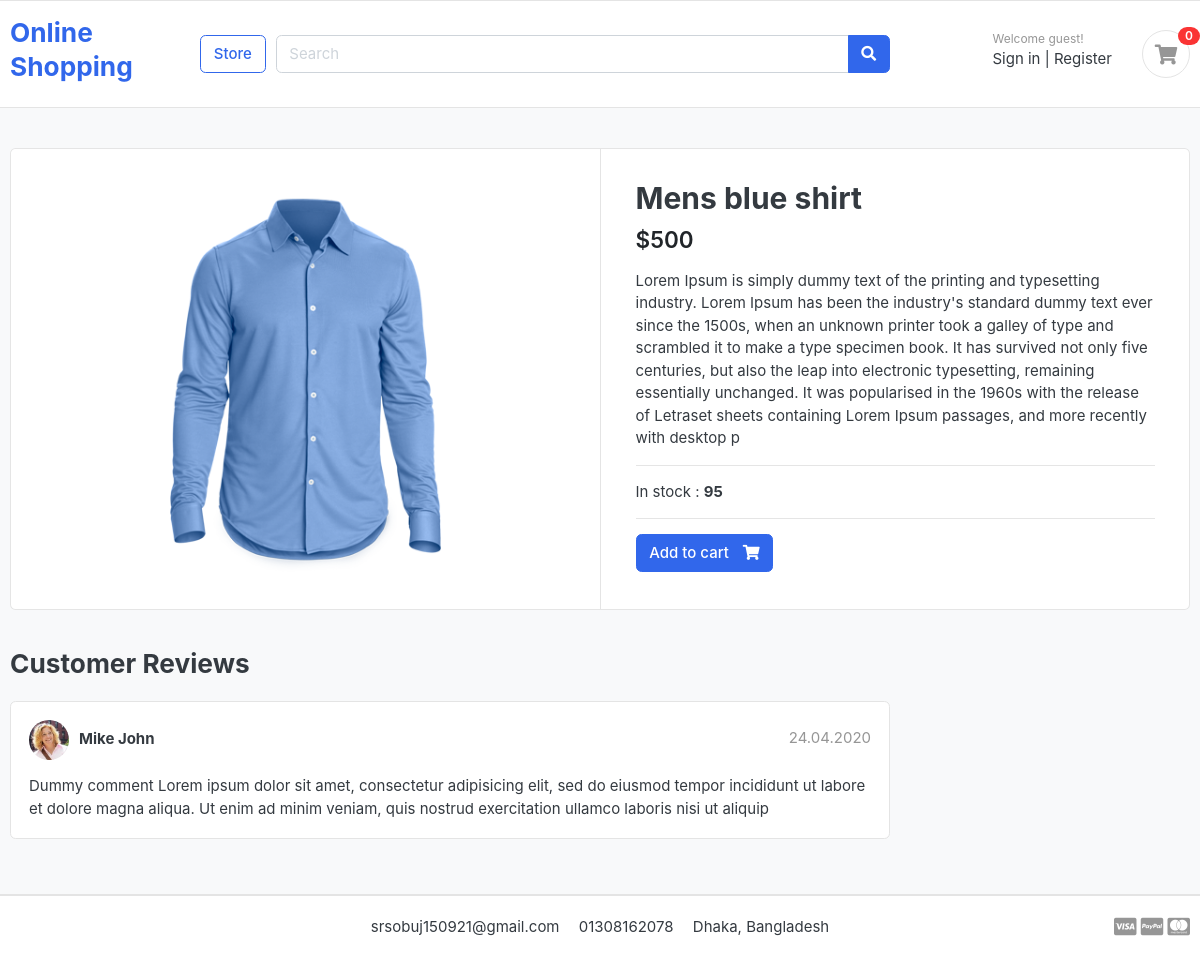
/store/mens-shirt/mens-blue-shirt/, run on the app's committed database.
### store/models.py (models this page shows, shortened)
class Product(models.Model):
    product_name=models.CharField(max_length=100,unique=True)
    slug=models.SlugField(max_length=200,unique=True)
    description=models.TextField(max_length=500,blank=True)
    price=models.IntegerField()
    image=models.ImageField(upload_to='photos/products')
    stock=models.IntegerField()
    is_available=models.BooleanField(default=True)
    category=models.ForeignKey(Category,on_delete=models.CASCADE)  # 1ta categorir under e onekgula product thakte pare ei jonno one to many field er jonno ForeignKey use kora hoice category model er sathe one to many relationship hocce
    created_date=models.DateTimeField(auto_now_add=True)
    modified_date=models.DateTimeField(auto_now=True)

### store/views.py (the view)
# urls.py: path('<slug:category_slug>/<slug:product_slug>/', views.product_detail,name='product_detail'),
def product_detail(request,category_slug,product_slug):
    single_product=Product.objects.get(slug=product_slug,category__slug=category_slug)
    return render(request,'store/product_detail.html',{'product': single_product})

### store/templates/store/product_detail.html (shortened to what this page needs)
{% extends 'base.html' %}
{% block body %}
<section class="section-content padding-y bg">
	<div class="container">
	<div class="card">
		<div class="row no-gutters">
			<aside class="col-md-6">
	<article class="gallery-wrap">
		<div class="img-big-wrap">
		<a href="#"><img src="{{product.image.url}}"></a>
		</div>
	</article>
			</aside>
			<main class="col-md-6 border-left">
	<article class="content-body">
	<h2 class="title">{{product.product_name}}</h2>
	<div class="mb-3">
		<var class="price h4">${{product.price}}</var>
	</div>
	<p>{{product.description}}</p>
	<hr>
	<p>In stock : <b>{{product.stock}}</b></p>
	<hr>
	<form  method='post'>
		<a href="{% url 'add_cart' product.id %}" class="btn  btn-primary"> <span class="text">Add to cart</span> <i class="fas fa-shopping-cart"></i>  </a>
	</form>
	</article>
			</main>
		</div>
	</div>
	<br>
	<div class="row">
				<div class="col-md-9">
		<header class="section-heading">
			<h3>Customer Reviews </h3>
		</header>
		<article class="box mb-3">
			<div class="icontext w-100">
				<img src="./images/avatars/avatar1.jpg" class="img-xs icon rounded-circle">
				<div class="text">
					<span class="date text-muted float-md-right">24.04.2020 </span>
					<h6 class="mb-1">Mike John </h6>
				</div>
			</div>
			<div class="mt-3">
				<p>
					Dummy comment Lorem ipsum dolor sit amet, consectetur adipisicing elit, sed do eiusmod
					tempor incididunt ut labore et dolore magna aliqua. Ut enim ad minim veniam,
					quis nostrud exercitation ullamco laboris nisi ut aliquip
				</p>
			</div>
		</article>
		</div>
	</div>
	</div>
</section>
{% endblock body %}

### static/css/ui.css (style rules this page uses)
html { font-family: "Inter", sans-serif; font-size: 15px; }
.content-body { flex: 1 1 auto; padding: 2rem 2.3rem; }
.img-xs, .img-sm, .img-md, .img-lg { -o-object-fit: cover; object-fit: cover; flex-shrink: 0; flex-grow: 0; }
.img-xs { width: 40px; height: 40px; }
.padding-y { padding-top: 40px; padding-bottom: 40px; }
var { font-style: normal; }
article:after, .form-group:after { display: block; clear: both; content: ""; }
.bg { background-color: #f8f9fa; }
.section-heading { margin-bottom: 20px; margin-top: 15px; }
p:last-child { margin-bottom: 0; }
.btn .text + i { margin-left: 10px; }
.icontext { display: inline-flex; align-items: center; vertical-align: middle; }
.icontext .text { width: 100%; line-height: 1.2; }
.icontext .icon { position: relative; margin-right: 10px; flex-shrink: 0; flex-grow: 0; }
.price { font-weight: 600; color: #212529; }
.box { padding: 18px; background: #fff; border-radius: 0.37rem; border: 1px solid #e4e4e4; }
.box img { max-width: 100%; }
.gallery-wrap .img-big-wrap { margin-bottom: 10px; border-radius: 0.37rem; overflow: hidden; background-color: #fff; }
.gallery-wrap .img-big-wrap a { text-align: center; display: block; }
.gallery-wrap .img-big-wrap img { height: 450px; width: auto; display: inline-block; }

### data on the page
Product: image (picture), product_name "Mens blue shirt", price "500", description "Lorem Ipsum is simply dummy text of the printing and typesetting industry. Lorem Ipsum has been the industry's standard dummy text ever since the 1500s, when an unknown printer took a galley of type and scrambled it to make a type specimen book. It has survived not only five centuries, but also the leap into electronic typesetting, remaining essentially unchanged. It was popularised in the 1960s with the release of Letraset sheets containing Lorem Ipsum passages, and more recently with desktop p", stock "95"
